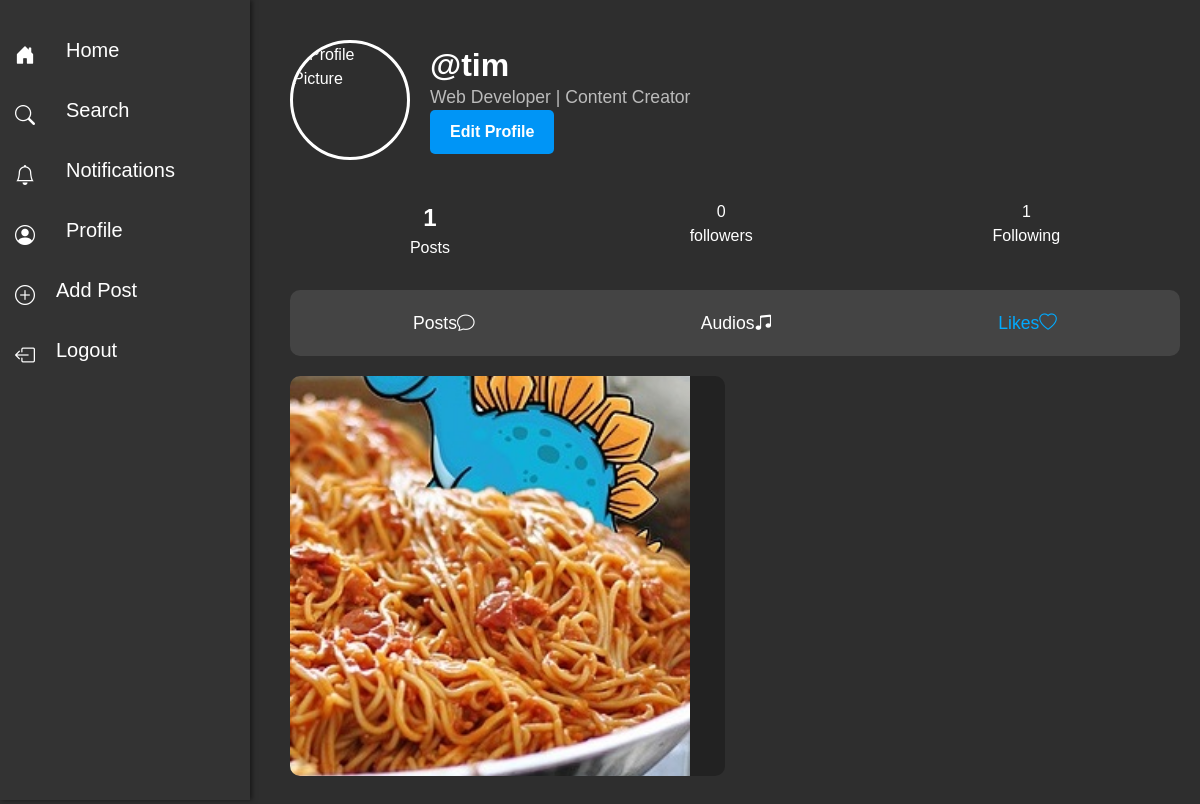
Screenshot of /profile/2/likes/ (signed in) with the database file from the repository.
### Connectly/models.py (models this page shows, shortened)
class Profile(models.Model):
    user = models.OneToOneField(User, on_delete=models.CASCADE)
    follows = models.ManyToManyField('self', related_name='followed_by', symmetrical=False, blank=True)
    bio = models.TextField(max_length=200, blank=True)
    profile_picture = models.ImageField(upload_to=upload_location, null=True, blank=True)

class Post(models.Model):
    likes = models.ManyToManyField(Profile, related_name='liked', symmetrical=False, blank=True)
    media_file = models.FileField(upload_to=upload_location, validators=[validate_media_file], blank=False, null=True)
    author = models.ForeignKey(User,related_name='posts', on_delete=models.DO_NOTHING)
    body = models.CharField(max_length=200)
    created = models.DateTimeField(auto_now_add=True)
    updated = models.DateTimeField(auto_now=True)
    def get_media_type(self):
        file_extension = self.media_file.name.split('.')[-1].lower()
        if file_extension in ['jpg', 'jpeg', 'png', 'gif']:
            return 'image'
        elif file_extension in ['mp4', 'mov', 'avi', 'mkv']:
            return 'video'
        elif file_extension in ['mp3', 'wav', 'ogg']:
            return 'audio'

### Connectly/views.py (the view, shortened to what this page needs)
# urls.py: path('profile/<int:id>/', profile, name='profile'),
def profile(request, id):
    if request.user.is_authenticated:
        profile = Profile.objects.get(user_id=id)
        follows=len(profile.follows.all())
        followed_by=len(profile.followed_by.all())
        posts=Post.objects.filter(author=id).order_by('-created')
        num_posts=Post.objects.filter(author=id).count()
        media_posts=Post.objects.filter(author_id=id, media_file__iregex=r'\.(jpg|jpeg|png|gif|mp4|mov|avi|mkv)$').order_by('-created')
        audio_posts=Post.objects.filter(author_id=id,media_file__iregex=r'\.(mp3|wav|ogg)$').order_by('-created')
        audio_combined=zip(audio_posts,posts)
        liked_posts=Post.objects.filter(likes__id=profile.user_id)
        context = {
            'num_posts': num_posts,
            'profile': profile,
            'follows': follows,
            'followed_by': followed_by,
            'posts': posts,
            'media_posts': media_posts,
            'audio_posts': audio_posts,
            'audio_combined': audio_combined,
            'liked_posts': liked_posts,
        }
        if request.user.profile.user_id == profile.user_id:
            if request.path.endswith(f'/{request.user.id}/'):
                return render(request, 'your_profile.html', context)
            elif request.path.endswith(f'/{request.user.id}/audios/'):
                return render(request, 'your_profile_audios.html', context)
            elif request.path.endswith(f'/{request.user.id}/likes/'):
                return render(request, 'your_profile_likes.html', context)
    else:
        messages.success(request, 'You are not logged in')
        return redirect('welcome')

### templates/your_profile_likes.html (shortened to what this page needs)
{% extends 'base.html' %}
{% load static %}
{% block content %}
    <div class="side-nav">
        <a href="http://localhost:8000/home/" class="icon-link">
            <i class="bi bi-house-door-fill icon"></i>
            <span>Home</span>
        </a>
        <a href="#" class="icon-link">
            <i class="bi bi-search icon"></i>
            <span>Search</span>
        </a>
        <a href="#" class="icon-link">
            <i class="bi bi-bell icon"></i>
            <span>Notifications</span>
        </a>
        <a href="{% url 'profile' user.profile.user_id %}" class="icon-link">
            <i class="bi bi-person-circle icon"></i>
            <span>Profile</span>
        </a>
        <a href="{% url 'create' %}" class="icon-link">
            <i class="bi bi-plus-circle"></i>
            <span>Add Post</span>
        </a>
        <a href="{% url 'logout' %}" class="icon-link">
            <i class="bi bi-box-arrow-left"></i>
            <span>Logout</span>
        </a>
    </div>
    <div class="profile-section">
        <div class="profile-header">
            <img src="https://thumbs.dreamstime.com/b/default-avatar-profile-icon-vector-social-media-user-image-182145777.jpg"
                 alt="Profile Picture">
            <div class="profile-info">
                <h1>@{{ profile.user }}</h1>
                <p>Web Developer | Content Creator</p>
                <button class="edit-btn">Edit Profile</button>
            </div>
        </div>
        <div class="profile-stats">
            <div class="stat">
                <span>{{ num_posts }}</span>
                <p>Posts</p>
            </div>
            <div class="stat">
                <a href="http://localhost:8000/profile/{{ profile.user_id }}/followed/" class="link">
                    {{ followed_by }}
                </a>
                <p>
                    <a href="http://localhost:8000/profile/{{ profile.user_id }}/followed/" class="link">
                        followers
                    </a>
                </p>
            </div>
            <div class="stat">
                <a href="http://localhost:8000/profile/{{ profile.user_id }}/follows/" class="link">
                    {{ follows }}
                </a>
                <a href="http://localhost:8000/profile/{{ profile.user_id }}/follows/">
                    <p>Following</p>
                </a>
            </div>
        </div>
        <div class="navbar-custom">
            <a href="{% url 'profile' user.profile.user_id %}">Posts<i class="bi bi-chat"></i></a>
            <a href="{% url 'audios' user.profile.user_id %}">Audios<i class="bi bi-music-note-beamed"></i></a>
            <a href="{% url 'likes' user.profile.user_id %}" class="active">Likes<i class="bi bi-heart"></i></a>
        </div>
            <div class="posts-section">
            {% for liked_post in liked_posts %}
                <div class="post">
                    {% if liked_post.get_media_type == "image" %}
                        <img src="{{ liked_post.media_file.url }}"
                             alt="Uploaded Image"
                             class="object-contain w-100 h-100">
                    {% elif media_post.get_media_type == "video" %}
                        <video controls style="width: 500px; height: 500px; object-fit: cover;">
                            <source src="{{ liked_post.media_file.url }}" type="video/mp4">
                            Your browser does not support the video tag.
                        </video>
                    {% endif %}
                </div>
            {% endfor %}
            </div>
    </div>
{% endblock content %}

### static/css/base.css (style rules this page uses)
* { margin: 0; padding: 0; box-sizing: border-box; }
body { font-family: 'Arial', sans-serif; background-color: #2e2e2e; color: #fff; scroll-behavior: smooth; overflow-x: hidden; }
body { font-family: 'Arial', sans-serif; background-color: #2e2e2e; color: #fff; overflow-x: hidden; margin: 0; }
.side-nav { position: fixed; top: 0; left: 0; height: 100vh; width: 60px; background-color: #333; color: white; padding-top: 20px; box-shadow: 2px 0 5px rgba(0, 0, 0, 0.5); transition: width 0.3s; }
.side-nav a { display: flex; align-items: center; color: white; text-decoration: none; padding: 15px; font-size: 20px; transition: background-color 0.3s, padding-left 0.3s; }
.side-nav a .icon { margin-right: 10px; font-size: 20px; }
.side-nav a span { display: none; margin-left: 15px; }
.profile-section { margin-left: 270px; padding: 40px 20px; }
.profile-header { display: flex; align-items: center; gap: 20px; margin-bottom: 40px; }
.profile-header img { width: 120px; height: 120px; border-radius: 50%; object-fit: cover; border: 3px solid #fff; }
.profile-header .profile-info { color: #fff; }
.profile-header .profile-info h1 { font-size: 2em; font-weight: 600; }
.profile-header .profile-info p { color: #bbb; font-size: 1.1em; }
.profile-header .edit-btn { background-color: #0095F6; border: none; padding: 10px 20px; color: white; border-radius: 5px; font-weight: 600; cursor: pointer; }
.profile-stats { display: flex; justify-content: space-around; margin-bottom: 30px; }
.profile-stats .stat { text-align: center; }
.profile-stats .stat span { font-size: 1.5em; font-weight: bold; }
.navbar-custom { background-color: #444; display: flex; padding: 10px; border-radius: 10px; justify-content: space-around; width: 100%; margin-top: 20px; }
.navbar-custom a { color: #fff; text-decoration: none; font-size: 1.1em; padding: 10px 20px; display: flex; align-items: center; transition: color 0.3s; }
.navbar-custom a.active { color: #00aaff; }
.posts-section { display: grid; grid-template-columns: repeat(auto-fill, minmax(300px, 1fr)); gap: 20px; margin-top: 20px; }
.post { background-color: #222; border-radius: 10px; overflow: hidden; position: relative; }
.post img { width: 100%; height: 100%; object-fit: cover; max-width: 400px; aspect-ratio: 1 / 1; transition: transform 0.3s; }
a { color: inherit; text-decoration: none; }

### rows the page displays
Profile: user "tim"
Post: media_file (picture)

### other values shown
{{ num_posts }} "1"
{{ followed_by }} "0"
{{ follows }} "1"
